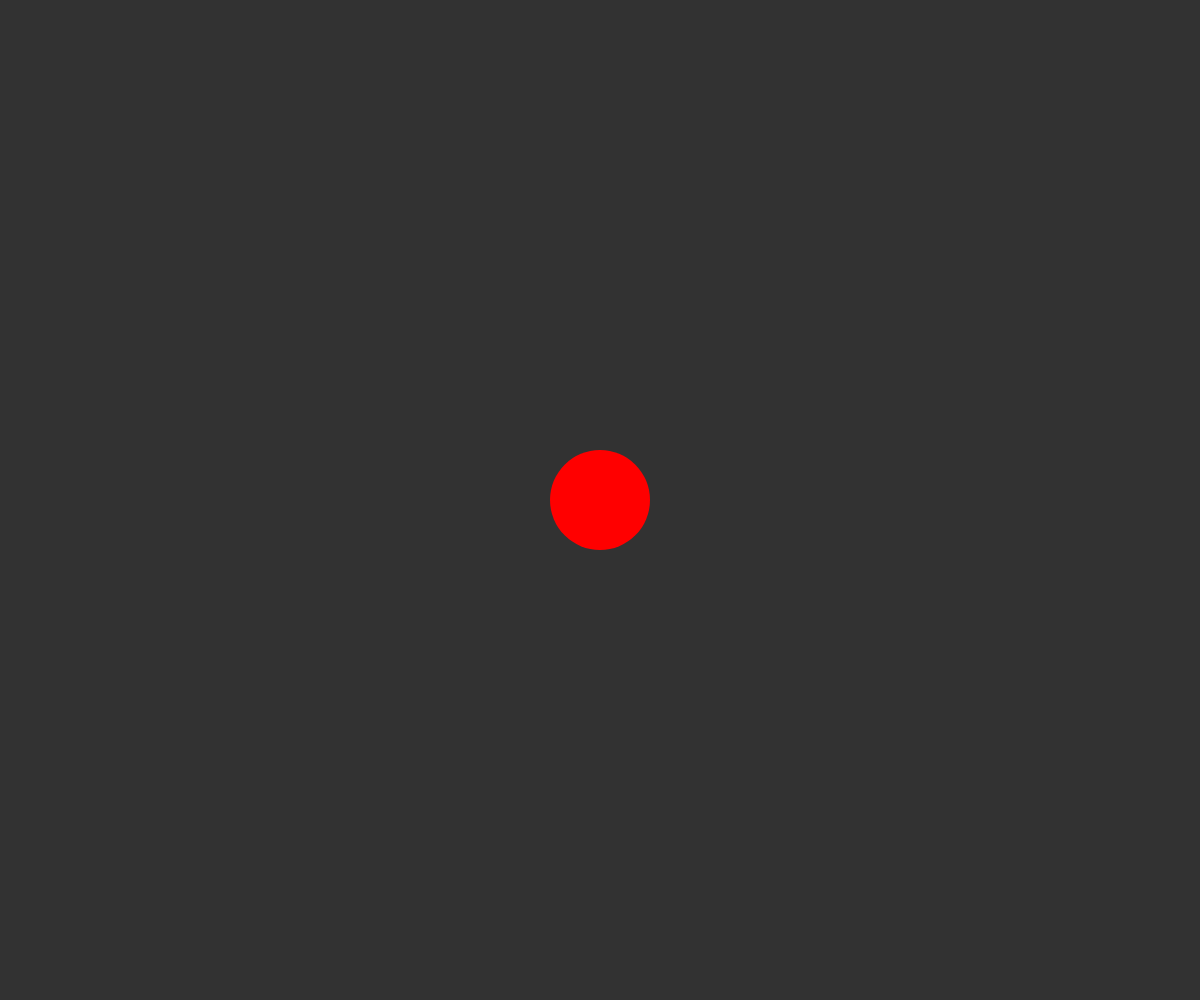
Frame 1 (no input)
Frame 60 (no input): identical to frame 1, image omitted
Frame 120 (the mouse pressed at the canvas centre since frame 60): identical to frame 1, image omitted

The p5.js sketch that drew this single still picture (run headless with seeded random() and noise() and a simulated clock; from frame 60 on, the mouse is pressed at the canvas centre):

// p5.js sketch
// ── sketch.js
// Planets and moons
// Hannah Tremaine
// 10/17/2023
// Storing objects IN objects, overwritting objects

//global varibles
let myPlanet;

function setup() {
  createCanvas(windowWidth, windowHeight);
  myPlanet = new Planet(width/2,height/2)
}

function draw() {
  background(50);
  myPlanet.display();
}
function mouseClicked(){
  if(keyIsPressed&&keyCode === SHIFT){
    myPlanet = new Planet(mouseX,mouseY);
  }
  else{
    myPlanet.createMoon();
  }
}

class Planet{
constructor(x,y){
  this.x = x;
  this.y = y;
  this.s = 100; //size
  this.moons = [];
} 
createMoon(){ // push a new moon object into array
  this.moons.push(new Moon(this.x,this.y));
}
display(){ //draw moon on screen
  noStroke();
  fill(255,0,0);
  circle(this.x,this.y,this.s);
  //now "process" the moons (move,display)
  for(let m of this.moons){
    m.update();
  }
  }

}

class Moon{
  constructor(x,y){
    this.x = x;
    this.y = y;
    this.steps = 10;
    this.speed = 5;
  }
  update(){ // movement and display
    this.x += this.speed;
    this.steps --;
    if (this.steps ===0){
      this.speed *= -1;
      this.steps = 20;
    }
    fill(250);
    circle(this.x,this.y,25);
  }
}
